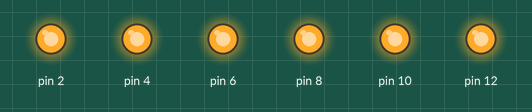
Recording of a sketch running on a simulated Arduino Uno, built with avr-gcc and run on an emulated ATmega328P. On the bench: output pins drawn as LEDs (lit = HIGH).

Above: at 0.5 s.
At 3.5 s:
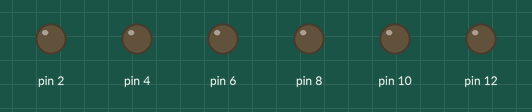
Timing chart, 0 to 4.6 s (numbered marks = the images above):
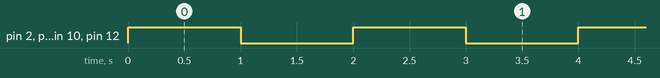

Measured:
- by itself, pin 2, pin 4, pin 6, pin 8, pin 10, pin 12: alternates HIGH for 1.0 s and LOW for 1.0 s

The sketch:

Teste_S1.ino
```cpp
// Código para teste da Shield 1 do PROBEM

void setup() {
    //LED's
    pinMode(2, OUTPUT);
    pinMode(4, OUTPUT);
    pinMode(6, OUTPUT);
    pinMode(8, OUTPUT);
    pinMode(10, OUTPUT);
    pinMode(12, OUTPUT);
}

void loop() {
    digitalWrite(2, HIGH);
    digitalWrite(4, HIGH);
    digitalWrite(6, HIGH);
    digitalWrite(8, HIGH);
    digitalWrite(10, HIGH);
    digitalWrite(12, HIGH);
    delay(1000);
    digitalWrite(2, LOW);
    digitalWrite(4, LOW);
    digitalWrite(6, LOW);
    digitalWrite(8, LOW);
    digitalWrite(10, LOW);
    digitalWrite(12, LOW);
    delay(1000);
}
```
